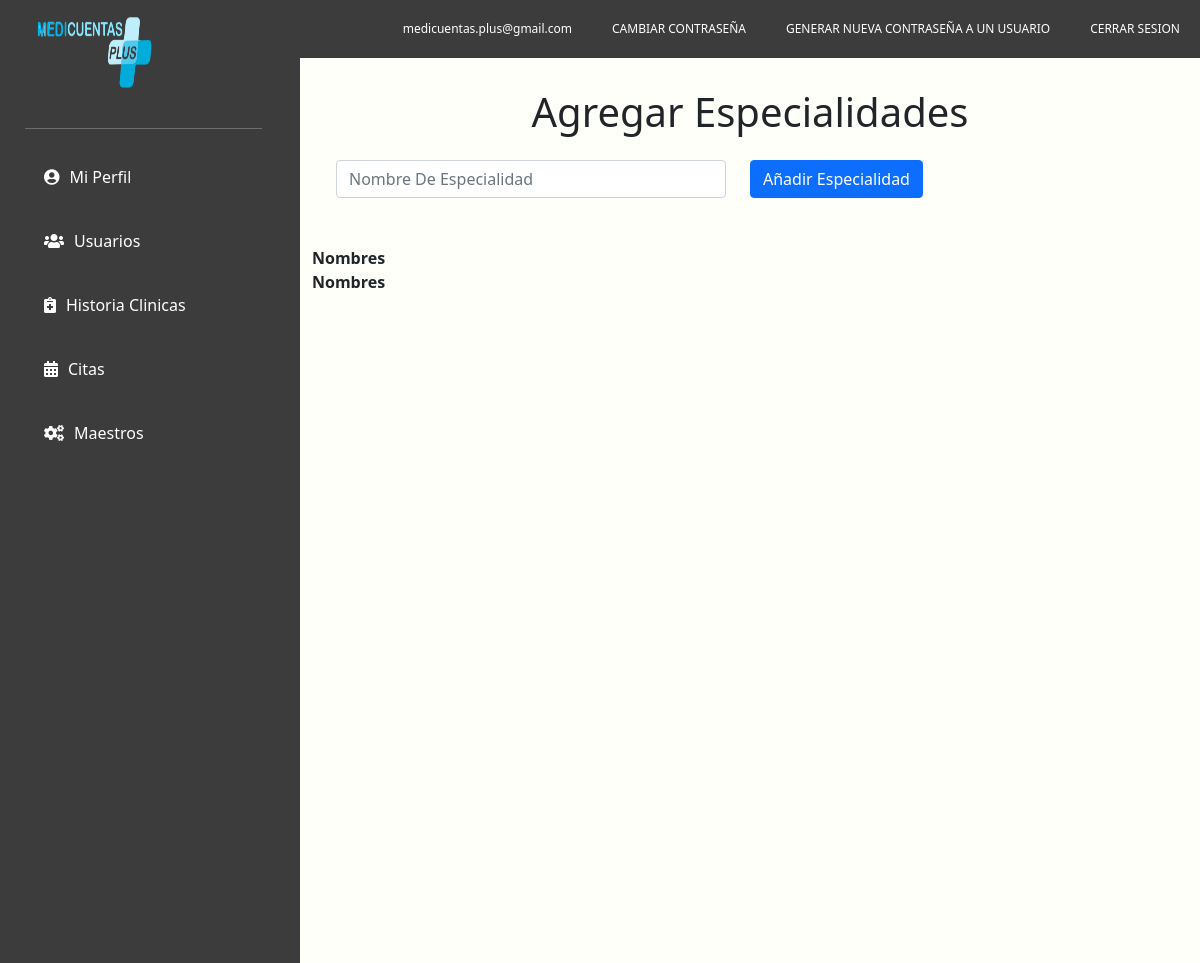
Page /maestros/especialidades (signed in) on the earlier database version.
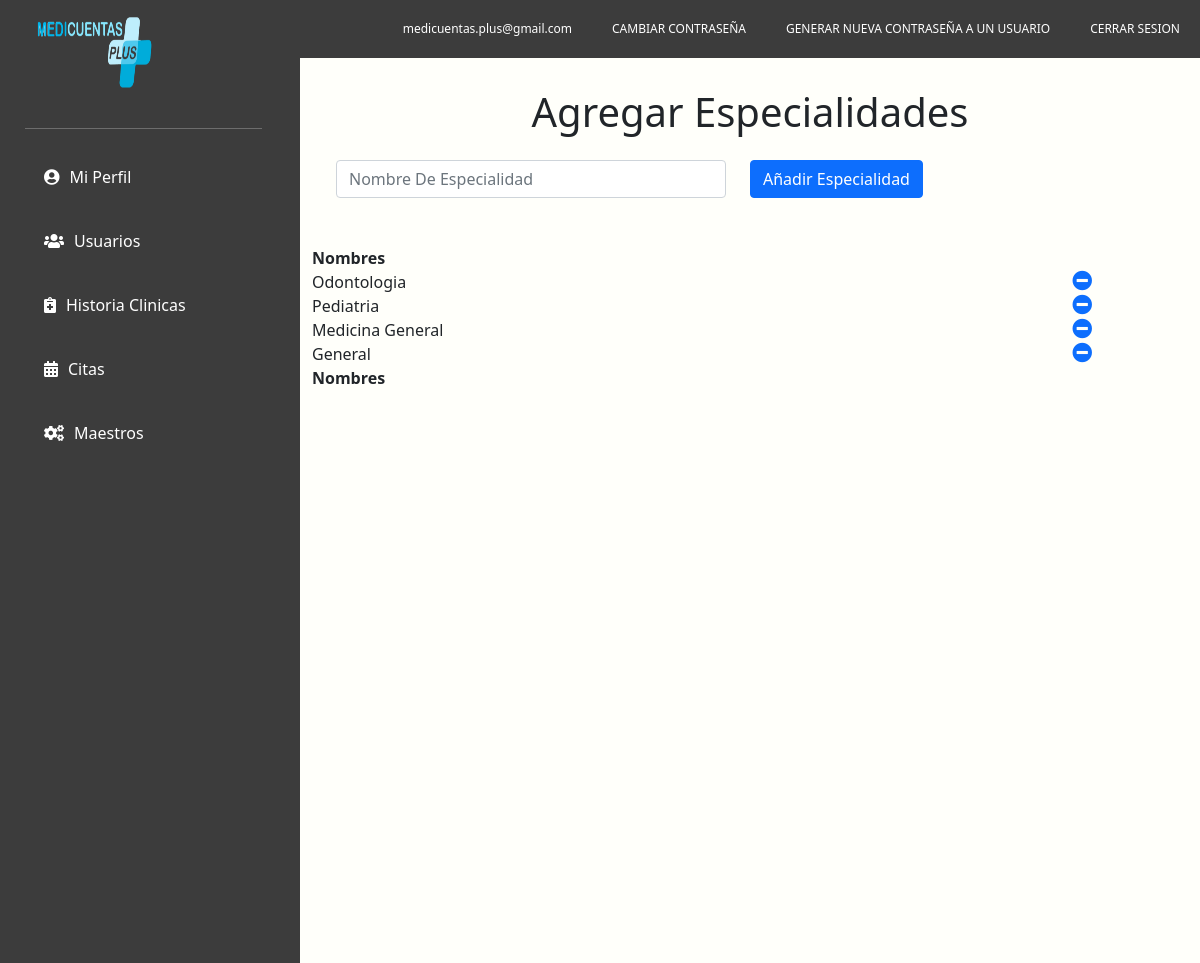
Same page on the later database version.
### modelos/models.py (models this page shows)
class Usuario(models.Model):
    primernombre = models.CharField(max_length=1000, blank=True, null=True)
    segundonombre = models.CharField(max_length=1000, blank=True, null=True)
    primerapellido = models.CharField(max_length=1000, blank=True, null=True)
    segundoapellido = models.CharField(max_length=1000, blank=True, null=True)
    usuario = models.CharField(max_length=1000, blank=True, null=True)
    clave = models.TextField(blank=True, null=True)
    tipodocumento= models.CharField(max_length=1000, blank=True, null=True)
    numerodocumento= models.CharField(max_length=1000, blank=True, null=True)
    fechanacimiento = models.DateField(blank=True, null=True)
    edad = models.CharField(max_length=100, blank=True, null=True)
    numerotelefono = models.IntegerField( blank=True, null=True)
    ciudad = models.ForeignKey(Ciudad, on_delete=models.CASCADE,blank=True, null=True)
    especialidad = models.ForeignKey(Especialidad, on_delete=models.CASCADE,blank=True, null=True)
    rol = models.CharField(max_length=500, blank=True , null=True)
    asistente = models.CharField(max_length=500, blank=True, null= True)
    permisoscomentario = models.CharField(max_length=100, blank=True, null= True)
    sexo = models.CharField(max_length=500, blank=True, null= True)
    consultorio = models.CharField(max_length=500, blank=True, null= True)
    estado = models.CharField(max_length=500, blank=True, null= True)

class Especialidad(models.Model):
    especialidad = models.CharField(max_length=1000, blank=True, null=True)

### modelos/views.py (the view)
# urls.py: path('maestros/especialidades',especialidades),
def especialidades(request):
    if request.session.get('validar') == False:
        return redirect('/')
    else:
        usuario = Usuario.objects.get(id=request.session.get('user'))
        if usuario.rol == "Administrador":
            especialidades = Especialidad.objects.all()
            validar = 0
            if request.method == "POST":
                especiaregister = Especialidad(especialidad=request.POST.get("especialidad"))
                especiaregister.save()
                validar = 1
            return render(request,"especialidad.html",{"usuario":usuario,"especialidades":especialidades,"validar":validar,"sesion":request.session.get('validar')})
        else:
            return redirect('/dashboard')

### modelos/templates/especialidad.html (shortened to what this page needs)
<!doctype html>
<html lang="en">
{% load static %}
<head>
    {% load static %}
    {% block head %}
    {% include "head.html" %}
    {% endblock %}
    <link rel="stylesheet" type="text/css" href="https://cdn.datatables.net/v/dt/dt-1.11.2/datatables.min.css" />
</head>
<body>
    <header>
        {% block header %}
        {% include "header.html" %}
        {% endblock %}
    </header>
    <main>
        <div class="container-fluid">
            <div class="row">
                <div class="col-3">
                    {% block main %}
                    {% include "main.html" %}
                    {% endblock %}
                </div>
                <div class="col-9" id="col-9">
                    <div id="titulo">
                        <h1>Agregar Especialidades</h1>
                    </div>
                    <form method="POST" action="/maestros/especialidades">
                        <div class="row container-fluid mt-4" id="formularionormal">
                            <div class="col-6">
                                <div class="input-group" id="maestros">
                                    <input type="text" name="especialidad" class="form-control"
                                        id="validationDefaultUsername" aria-describedby="inputGroupPrepend2"
                                        placeholder="Nombre De Especialidad" required>
                                </div>
                            </div>
                            <div class="col-6 mb-4" id="maestros">
                                <button type="submit" class="btn btn-primary">Añadir Especialidad</button>
                            </div>
                        </div>
                        <div class="mt-4" id="maestros">
                            <table id="example" class="display nowrap" style="width:100%">
                                <thead>
                                    <tr>
                                        <th>Nombres</th>
                                        <th></th>
                                    </tr>
                                </thead>
                                <tbody>
                                    {% for espe in especialidades%}
                                    <tr>
                                        <td>{{espe.especialidad}}</td>
                                        <td><a href="/maestros/especialidades/{{espe.id}}"><i
                                                    class="fas fa-minus-circle" style="font-size: 20px;"></i></a></td>
                                    </tr>
                                    {% endfor %}
                                </tbody>
                                <tfoot>
                                    <tr>
                                        <th>Nombres</th>
                                        <th></th>
                                    </tr>
                                </tfoot>
                            </table>
                        </div>
                    </form>
                </div>
            </div>
        </div>
    </main>
</body>
</html>

### modelos/templates/head.html (shortened to what this page needs)
{%load static%}
<link rel="stylesheet" href="https://use.fontawesome.com/releases/v5.7.0/css/all.css"
>
<link href="https://cdn.jsdelivr.net/npm/bootstrap@5.1.3/dist/css/bootstrap.min.css" rel="stylesheet"
>
<link href="{% static 'css/index.css'%}" rel="stylesheet" />

### modelos/templates/header.html (shortened to what this page needs)
{%load static%}
<img src="{% static 'imagenes/logo1.png'%}" class="img-1">
<nav>
    <ul>
        <li><a href="/logout">CERRAR SESION</a></li>
        {% if usuario.rol == 'Administrador'%}
        <li><a href="/cclaveusuario">GENERAR NUEVA CONTRASEÑA A UN USUARIO</a></li>
        {%endif%}
        <li><a href="/cambioclave/{{usuario.id}}">CAMBIAR CONTRASEÑA</a></li>
        <li><a href="#">{{usuario.usuario}}</a></li>
    </ul>
</nav>

### modelos/templates/main.html (shortened to what this page needs)
{%load static%}
<hr class="hr1" />
<nav>
    <ul>
        <li><a href="/dashboard"><i class="fas fa-user-circle"></i>Mi Perfil</a></li>
        {% if usuario.rol == 'Administrador'%}
        <li><a href="/usuarios"><i class="fas fa-users"></i>Usuarios</a></li>
        {%endif%}
        <li><a href="/historiasclinicas"><i class="fas fa-notes-medical"></i>Historia Clinicas</a></li>
        <li><a href="/citas"><i class="fas fa-calendar-alt"></i>Citas</a></li>
        {% if usuario.rol == 'Administrador'%}
        <li><a href="/maestros"><i class="fas fa-cogs"></i>Maestros</a></li>
        {%endif%}
    </ul>
</nav>

### static/css/index.css (style rules this page uses)
* { margin:0; padding:0; }
body { background:#FFFFFA; }
header { width:100%; }
header nav { width:100%; max-width:100%; height: 100%; background:#3c3c3c; }
header nav ul { overflow:hidden; list-style:none; }
header nav ul li { float:right; }
header nav ul li a { color:#fff; padding:20px; display:block; text-decoration:none; font-size: 12px; }
.container-fluid { margin-top: -16px; }
.container-fluid .col-3 { height: calc(100vh- 75px); overflow: auto; background:#3c3c3c; }
.col-3 nav { width:100%; max-width:100%; height: 818px; background:#3c3c3c; margin-left: -20px; top: 10px; }
.col-3 nav ul { list-style:none; }
.col-3 nav ul li a { color:#fff; padding:20px; display:block; text-decoration:none; }
.img-1 { width: 10%; height: 80px; position: absolute; margin: 12px 35px; }
.hr1 { color: #fff; width: 86%; margin-top: 70px; margin-left: 13px; }
.col-3 nav ul li i { margin-right:10px; }
#col-9 { margin-top:30px; height: 100%; }
main .container-fluid .row .col-9 #titulo h1 { text-align: center; }

Differences in the rows shown:
added Especialidad: especialidad "Odontologia"
added Especialidad: especialidad "Pediatria"
added Especialidad: especialidad "Medicina General"
added Especialidad: especialidad "General"
